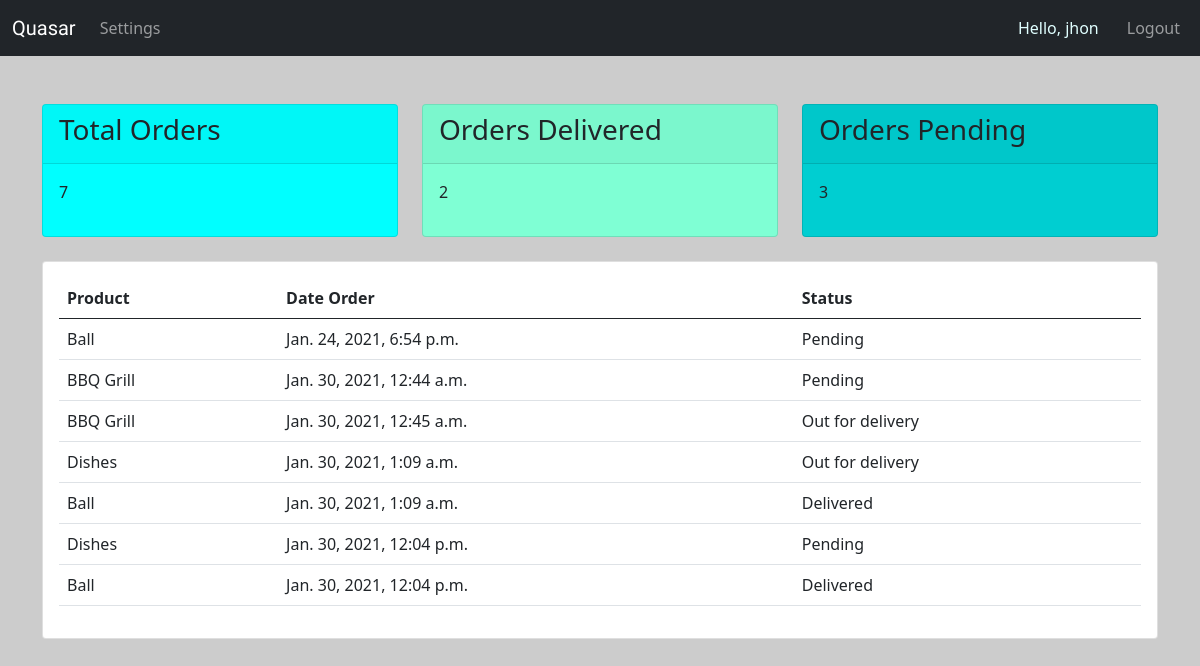
Page /user/ (signed in) on the committed database.
### accounts/models.py (models this page shows, shortened)
class Order(models.Model):
    STATUS = (
        ('Pending', 'Pending'),
        ('Out for delivery', 'Out for delivery'),
        ('Delivered', 'Delivered'),
    )
    customer = models.ForeignKey(Customer, null=True, on_delete=models.SET_NULL)
    product = models.ForeignKey(Product, null=True, on_delete=models.SET_NULL)
    date_created= models.DateTimeField(auto_now_add=True, null=True)
    status = models.CharField(max_length=200, null=True, choices=STATUS)
    note = models.CharField(max_length=200, null=True)

class Product(models.Model):
    CATEGORY = (
        ('Indoor', 'Indoor'),
        ('Outdoor', 'Outdoor'),
    )
    name = models.CharField(max_length=200, null=True)
    price = models.FloatField(null=True)
    category = models.CharField(max_length=200, null=True, choices=CATEGORY)
    description= models.CharField(max_length=200, null=True, blank=True)
    date_created= models.DateTimeField(auto_now_add=True, null=True)
    tag = models.ManyToManyField(Tag)
    def __str__(self):
        return self.name

### accounts/decorators.py (the view)
        def wrapper_func(request, *args, **kwargs):
            group = None
            if request.user.groups.exists():
                group = request.user.groups.all()[0].name
            if group in allowed_roles:
                return view_func(request, *args, **kwargs)
            else:
                return HttpResponse('You are not authorized to view this page')

### accounts/views.py (called while the page is built)
@login_required(login_url='accounts:login')
@allowed_users(allowed_roles=['customer'])
def userPage(request):
    orders = request.user.customer.order_set.all()
    total_orders = orders.count()
    delivered= orders.filter(status='Delivered').count()
    pending= orders.filter(status='Pending').count()
    context={'orders':orders,
             'total_orders':total_orders,
             'delivered':delivered,
             'pending':pending}
    return render(request, 'accounts/user.html', context)

### accounts/templates/accounts/user.html
{% extends 'accounts/main.html' %}
{% block body %}
{% include 'accounts/status.html' %}
<br>
<div class="container">
<div class="row">
<div class="col-md-12">
    <div class="card" >
      <div class="card-body">
        <table class="table">
          <thead>
            <tr>
              <th scope="col">Product</th>
              <th scope="col">Date Order</th>
              <th scope="col">Status</th>
            </tr>
          </thead>
          <tbody>
              {% for order in orders %}
            <tr>
                <td>{{ order.product }}</td>
                <td>{{ order.date_created}}</td>
                <td>{{ order.status}}</td>
            </tr>
            {% endfor %}
          </tbody>
        </table>
      </div>
    </div>
</div>
</div>
</div>
{% endblock %}

### accounts/templates/accounts/navbar.html (shortened to what this page needs)
<nav class="navbar navbar-expand-lg navbar-dark bg-dark">
  <div class="container-fluid">
    <a class="navbar-brand" href="{% url 'accounts:home'%}">Quasar</a>
    <div class="collapse navbar-collapse" id="navbarNav">
      <ul class="navbar-nav">
        {% if request.user.is_staff %}
        <li class="nav-item">
          <a class="nav-link active" href="{% url 'accounts:home' %}">Dashboard</a>
        </li>
        <li class="nav-item">
          <a class="nav-link" href="{% url 'accounts:products' %}">Products</a>
        </li>
        {% else %}
        <li class="nav-item">
          <a class="nav-link" href="{% url 'accounts:account' %}">Settings</a>
        </li>
        {% endif %}
      </ul>
      <ul class="navbar-nav ms-auto">
        <span class="navbar-text" style="color:lightcyan; margin-right:20px">
          Hello, {{request.user}}</span>
        <li class="nav-item">
          <a class="nav-link" href="{% url 'accounts:logout' %}">Logout</a>
        </li>
      </ul>
    </div>
  </div>
</nav>

### static/css/main.css (style rules this page uses)
.navbar-brand { font-family: "Potta One", courier; }
body { background-color: #CCCCCC; background-image: url("https://rismedia.com/wp-content/uploads/2018/12/stock_market_509614932-1080x627.jpg"); background-repeat: no-repeat; background-size: cover; }

### rows in the picture
Order: product "Ball", date_created "Jan. 24, 2021, 6:54 p.m.", status "Pending"
Order: product "BBQ Grill", date_created "Jan. 30, 2021, 12:44 a.m.", status "Pending"
Order: product "BBQ Grill", date_created "Jan. 30, 2021, 12:45 a.m.", status "Out for delivery"
Order: product "Dishes", date_created "Jan. 30, 2021, 1:09 a.m.", status "Out for delivery"
Order: product "Ball", date_created "Jan. 30, 2021, 1:09 a.m.", status "Delivered"
Order: product "Dishes", date_created "Jan. 30, 2021, 12:04 p.m.", status "Pending"
Order: product "Ball", date_created "Jan. 30, 2021, 12:04 p.m.", status "Delivered"

### other values in the picture
{{ request.user }} "jhon"
{{ total_orders }} "7"
{{ delivered }} "2"
{{ pending }} "3"
